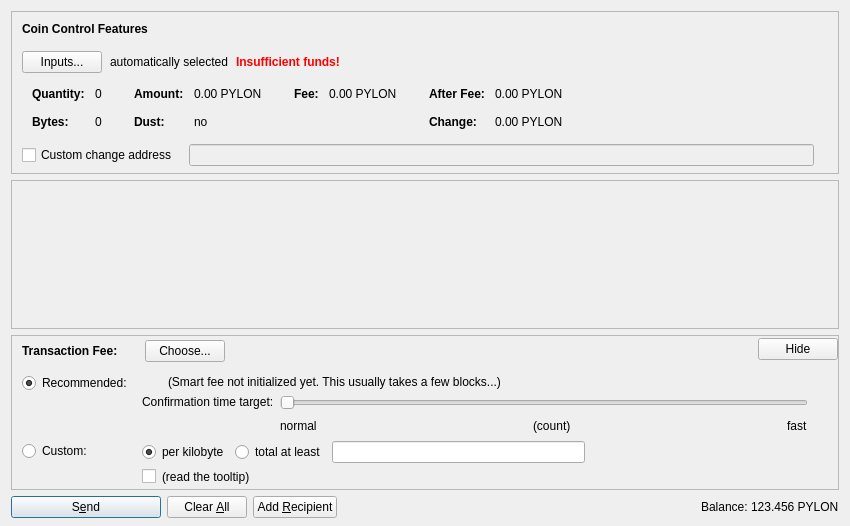
<?xml version="1.0" encoding="UTF-8"?>
<ui version="4.0">
 <class>SendCoinsDialog</class>
 <widget class="QDialog" name="SendCoinsDialog">
  <property name="geometry">
   <rect>
    <x>0</x>
    <y>0</y>
    <width>850</width>
    <height>526</height>
   </rect>
  </property>
  <property name="windowTitle">
   <string>Send Coins</string>
  </property>
  <layout class="QVBoxLayout" name="verticalLayout" stretch="0,1,0,0">
   <property name="bottomMargin">
    <number>8</number>
   </property>
   <item>
    <widget class="QFrame" name="frameCoinControl">
     <property name="sizePolicy">
      <sizepolicy hsizetype="Expanding" vsizetype="Expanding">
       <horstretch>0</horstretch>
       <verstretch>0</verstretch>
      </sizepolicy>
     </property>
     <property name="maximumSize">
      <size>
       <width>16777215</width>
       <height>16777215</height>
      </size>
     </property>
     <property name="frameShape">
      <enum>QFrame::StyledPanel</enum>
     </property>
     <property name="frameShadow">
      <enum>QFrame::Sunken</enum>
     </property>
     <layout class="QVBoxLayout" name="verticalLayoutCoinControl2">
      <property name="spacing">
       <number>0</number>
      </property>
      <property name="leftMargin">
       <number>0</number>
      </property>
      <property name="topMargin">
       <number>0</number>
      </property>
      <property name="rightMargin">
       <number>0</number>
      </property>
      <property name="bottomMargin">
       <number>6</number>
      </property>
      <item>
       <layout class="QVBoxLayout" name="verticalLayoutCoinControl" stretch="0,0,0,0,1">
        <property name="spacing">
         <number>0</number>
        </property>
        <property name="leftMargin">
         <number>10</number>
        </property>
        <property name="topMargin">
         <number>10</number>
        </property>
        <item>
         <layout class="QHBoxLayout" name="horizontalLayoutCoinControl1">
          <property name="bottomMargin">
           <number>15</number>
          </property>
          <item>
           <widget class="QLabel" name="labelCoinControlFeatures">
            <property name="sizePolicy">
             <sizepolicy hsizetype="Preferred" vsizetype="Maximum">
              <horstretch>0</horstretch>
              <verstretch>0</verstretch>
             </sizepolicy>
            </property>
            <property name="font">
             <font>
              <weight>75</weight>
              <bold>true</bold>
             </font>
            </property>
            <property name="styleSheet">
             <string notr="true">font-weight:bold;</string>
            </property>
            <property name="text">
             <string>Coin Control Features</string>
            </property>
           </widget>
          </item>
         </layout>
        </item>
        <item>
         <layout class="QHBoxLayout" name="horizontalLayoutCoinControl2" stretch="0,0,0,0">
          <property name="spacing">
           <number>8</number>
          </property>
          <property name="bottomMargin">
           <number>10</number>
          </property>
          <item>
           <widget class="QPushButton" name="pushButtonCoinControl">
            <property name="styleSheet">
             <string notr="true"/>
            </property>
            <property name="text">
             <string>Inputs...</string>
            </property>
            <property name="autoDefault">
             <bool>false</bool>
            </property>
           </widget>
          </item>
          <item>
           <widget class="QLabel" name="labelCoinControlAutomaticallySelected">
            <property name="text">
             <string>automatically selected</string>
            </property>
            <property name="margin">
             <number>5</number>
            </property>
           </widget>
          </item>
          <item>
           <widget class="QLabel" name="labelCoinControlInsuffFunds">
            <property name="font">
             <font>
              <weight>75</weight>
              <bold>true</bold>
             </font>
            </property>
            <property name="styleSheet">
             <string notr="true">color:red;font-weight:bold;</string>
            </property>
            <property name="text">
             <string>Insufficient funds!</string>
            </property>
            <property name="margin">
             <number>5</number>
            </property>
           </widget>
          </item>
          <item>
           <spacer name="horizontalSpacerCoinControl">
            <property name="orientation">
             <enum>Qt::Horizontal</enum>
            </property>
            <property name="sizeHint" stdset="0">
             <size>
              <width>40</width>
              <height>1</height>
             </size>
            </property>
           </spacer>
          </item>
         </layout>
        </item>
        <item>
         <widget class="QWidget" name="widgetCoinControl" native="true">
          <property name="sizePolicy">
           <sizepolicy hsizetype="Preferred" vsizetype="Preferred">
            <horstretch>0</horstretch>
            <verstretch>0</verstretch>
           </sizepolicy>
          </property>
          <property name="minimumSize">
           <size>
            <width>0</width>
            <height>0</height>
           </size>
          </property>
          <property name="styleSheet">
           <string notr="true"/>
          </property>
          <layout class="QHBoxLayout" name="horizontalLayoutCoinControl5">
           <property name="leftMargin">
            <number>0</number>
           </property>
           <property name="topMargin">
            <number>0</number>
           </property>
           <property name="rightMargin">
            <number>0</number>
           </property>
           <property name="bottomMargin">
            <number>0</number>
           </property>
           <item>
            <layout class="QHBoxLayout" name="horizontalLayoutCoinControl3" stretch="0,0,0,1">
             <property name="spacing">
              <number>20</number>
             </property>
             <property name="topMargin">
              <number>0</number>
             </property>
             <property name="bottomMargin">
              <number>10</number>
             </property>
             <item>
              <layout class="QFormLayout" name="formLayoutCoinControl1">
               <property name="horizontalSpacing">
                <number>10</number>
               </property>
               <property name="verticalSpacing">
                <number>14</number>
               </property>
               <property name="leftMargin">
                <number>10</number>
               </property>
               <property name="topMargin">
                <number>4</number>
               </property>
               <property name="rightMargin">
                <number>6</number>
               </property>
               <item row="0" column="0">
                <widget class="QLabel" name="labelCoinControlQuantityText">
                 <property name="font">
                  <font>
                   <weight>75</weight>
                   <bold>true</bold>
                  </font>
                 </property>
                 <property name="text">
                  <string>Quantity:</string>
                 </property>
                 <property name="margin">
                  <number>0</number>
                 </property>
                </widget>
               </item>
               <item row="0" column="1">
                <widget class="QLabel" name="labelCoinControlQuantity">
                 <property name="cursor">
                  <cursorShape>IBeamCursor</cursorShape>
                 </property>
                 <property name="contextMenuPolicy">
                  <enum>Qt::ActionsContextMenu</enum>
                 </property>
                 <property name="text">
                  <string notr="true">0</string>
                 </property>
                 <property name="margin">
                  <number>0</number>
                 </property>
                 <property name="textInteractionFlags">
                  <set>Qt::LinksAccessibleByMouse|Qt::TextSelectableByKeyboard|Qt::TextSelectableByMouse</set>
                 </property>
                </widget>
               </item>
               <item row="1" column="0">
                <widget class="QLabel" name="labelCoinControlBytesText">
                 <property name="font">
                  <font>
                   <weight>75</weight>
                   <bold>true</bold>
                  </font>
                 </property>
                 <property name="text">
                  <string>Bytes:</string>
                 </property>
                </widget>
               </item>
               <item row="1" column="1">
                <widget class="QLabel" name="labelCoinControlBytes">
                 <property name="cursor">
                  <cursorShape>IBeamCursor</cursorShape>
                 </property>
                 <property name="contextMenuPolicy">
                  <enum>Qt::ActionsContextMenu</enum>
                 </property>
                 <property name="text">
                  <string notr="true">0</string>
                 </property>
                 <property name="textInteractionFlags">
                  <set>Qt::LinksAccessibleByMouse|Qt::TextSelectableByKeyboard|Qt::TextSelectableByMouse</set>
                 </property>
                </widget>
               </item>
              </layout>
             </item>
             <item>
              <layout class="QFormLayout" name="formLayoutCoinControl2">
               <property name="horizontalSpacing">
                <number>10</number>
               </property>
               <property name="verticalSpacing">
                <number>14</number>
               </property>
               <property name="leftMargin">
                <number>6</number>
               </property>
               <property name="topMargin">
                <number>4</number>
               </property>
               <property name="rightMargin">
                <number>6</number>
               </property>
               <item row="0" column="0">
                <widget class="QLabel" name="labelCoinControlAmountText">
                 <property name="font">
                  <font>
                   <weight>75</weight>
                   <bold>true</bold>
                  </font>
                 </property>
                 <property name="text">
                  <string>Amount:</string>
                 </property>
                 <property name="margin">
                  <number>0</number>
                 </property>
                </widget>
               </item>
               <item row="0" column="1">
                <widget class="QLabel" name="labelCoinControlAmount">
                 <property name="cursor">
                  <cursorShape>IBeamCursor</cursorShape>
                 </property>
                 <property name="contextMenuPolicy">
                  <enum>Qt::ActionsContextMenu</enum>
                 </property>
                 <property name="text">
                  <string notr="true">0.00 PYLON</string>
                 </property>
                 <property name="textInteractionFlags">
                  <set>Qt::LinksAccessibleByMouse|Qt::TextSelectableByKeyboard|Qt::TextSelectableByMouse</set>
                 </property>
                </widget>
               </item>
               <item row="1" column="0">
                <widget class="QLabel" name="labelCoinControlLowOutputText">
                 <property name="font">
                  <font>
                   <weight>75</weight>
                   <bold>true</bold>
                  </font>
                 </property>
                 <property name="text">
                  <string>Dust:</string>
                 </property>
                </widget>
               </item>
               <item row="1" column="1">
                <widget class="QLabel" name="labelCoinControlLowOutput">
                 <property name="cursor">
                  <cursorShape>IBeamCursor</cursorShape>
                 </property>
                 <property name="contextMenuPolicy">
                  <enum>Qt::ActionsContextMenu</enum>
                 </property>
                 <property name="text">
                  <string notr="true">no</string>
                 </property>
                 <property name="textInteractionFlags">
                  <set>Qt::LinksAccessibleByMouse|Qt::TextSelectableByKeyboard|Qt::TextSelectableByMouse</set>
                 </property>
                </widget>
               </item>
              </layout>
             </item>
             <item>
              <layout class="QFormLayout" name="formLayoutCoinControl3">
               <property name="horizontalSpacing">
                <number>10</number>
               </property>
               <property name="verticalSpacing">
                <number>14</number>
               </property>
               <property name="leftMargin">
                <number>6</number>
               </property>
               <property name="topMargin">
                <number>4</number>
               </property>
               <property name="rightMargin">
                <number>6</number>
               </property>
               <item row="0" column="0">
                <widget class="QLabel" name="labelCoinControlFeeText">
                 <property name="font">
                  <font>
                   <weight>75</weight>
                   <bold>true</bold>
                  </font>
                 </property>
                 <property name="text">
                  <string>Fee:</string>
                 </property>
                 <property name="margin">
                  <number>0</number>
                 </property>
                </widget>
               </item>
               <item row="0" column="1">
                <widget class="QLabel" name="labelCoinControlFee">
                 <property name="cursor">
                  <cursorShape>IBeamCursor</cursorShape>
                 </property>
                 <property name="contextMenuPolicy">
                  <enum>Qt::ActionsContextMenu</enum>
                 </property>
                 <property name="text">
                  <string notr="true">0.00 PYLON</string>
                 </property>
                 <property name="textInteractionFlags">
                  <set>Qt::LinksAccessibleByMouse|Qt::TextSelectableByKeyboard|Qt::TextSelectableByMouse</set>
                 </property>
                </widget>
               </item>
              </layout>
             </item>
             <item>
              <layout class="QFormLayout" name="formLayoutCoinControl4">
               <property name="horizontalSpacing">
                <number>10</number>
               </property>
               <property name="verticalSpacing">
                <number>14</number>
               </property>
               <property name="leftMargin">
                <number>6</number>
               </property>
               <property name="topMargin">
                <number>4</number>
               </property>
               <property name="rightMargin">
                <number>6</number>
               </property>
               <item row="0" column="0">
                <widget class="QLabel" name="labelCoinControlAfterFeeText">
                 <property name="font">
                  <font>
                   <weight>75</weight>
                   <bold>true</bold>
                  </font>
                 </property>
                 <property name="text">
                  <string>After Fee:</string>
                 </property>
                 <property name="margin">
                  <number>0</number>
                 </property>
                </widget>
               </item>
               <item row="0" column="1">
                <widget class="QLabel" name="labelCoinControlAfterFee">
                 <property name="cursor">
                  <cursorShape>IBeamCursor</cursorShape>
                 </property>
                 <property name="contextMenuPolicy">
                  <enum>Qt::ActionsContextMenu</enum>
                 </property>
                 <property name="text">
                  <string notr="true">0.00 PYLON</string>
                 </property>
                 <property name="textInteractionFlags">
                  <set>Qt::LinksAccessibleByMouse|Qt::TextSelectableByKeyboard|Qt::TextSelectableByMouse</set>
                 </property>
                </widget>
               </item>
               <item row="1" column="0">
                <widget class="QLabel" name="labelCoinControlChangeText">
                 <property name="font">
                  <font>
                   <weight>75</weight>
                   <bold>true</bold>
                  </font>
                 </property>
                 <property name="text">
                  <string>Change:</string>
                 </property>
                </widget>
               </item>
               <item row="1" column="1">
                <widget class="QLabel" name="labelCoinControlChange">
                 <property name="cursor">
                  <cursorShape>IBeamCursor</cursorShape>
                 </property>
                 <property name="contextMenuPolicy">
                  <enum>Qt::ActionsContextMenu</enum>
                 </property>
                 <property name="text">
                  <string notr="true">0.00 PYLON</string>
                 </property>
                 <property name="textInteractionFlags">
                  <set>Qt::LinksAccessibleByMouse|Qt::TextSelectableByKeyboard|Qt::TextSelectableByMouse</set>
                 </property>
                </widget>
               </item>
              </layout>
             </item>
            </layout>
           </item>
          </layout>
         </widget>
        </item>
        <item>
         <layout class="QHBoxLayout" name="horizontalLayoutCoinControl4" stretch="0,0,0">
          <property name="spacing">
           <number>12</number>
          </property>
          <property name="sizeConstraint">
           <enum>QLayout::SetDefaultConstraint</enum>
          </property>
          <property name="topMargin">
           <number>5</number>
          </property>
          <property name="rightMargin">
           <number>5</number>
          </property>
          <item>
           <widget class="QCheckBox" name="checkBoxCoinControlChange">
            <property name="toolTip">
             <string>If this is activated, but the change address is empty or invalid, change will be sent to a newly generated address.</string>
            </property>
            <property name="text">
             <string>Custom change address</string>
            </property>
           </widget>
          </item>
          <item>
           <widget class="QValidatedLineEdit" name="lineEditCoinControlChange">
            <property name="enabled">
             <bool>false</bool>
            </property>
            <property name="sizePolicy">
             <sizepolicy hsizetype="Expanding" vsizetype="Fixed">
              <horstretch>0</horstretch>
              <verstretch>0</verstretch>
             </sizepolicy>
            </property>
           </widget>
          </item>
          <item>
           <widget class="QLabel" name="labelCoinControlChangeLabel">
            <property name="sizePolicy">
             <sizepolicy hsizetype="Preferred" vsizetype="Expanding">
              <horstretch>0</horstretch>
              <verstretch>0</verstretch>
             </sizepolicy>
            </property>
            <property name="minimumSize">
             <size>
              <width>0</width>
              <height>0</height>
             </size>
            </property>
            <property name="text">
             <string/>
            </property>
            <property name="margin">
             <number>3</number>
            </property>
           </widget>
          </item>
         </layout>
        </item>
        <item>
         <spacer name="verticalSpacerCoinControl">
          <property name="orientation">
           <enum>Qt::Vertical</enum>
          </property>
          <property name="sizeHint" stdset="0">
           <size>
            <width>800</width>
            <height>1</height>
           </size>
          </property>
         </spacer>
        </item>
       </layout>
      </item>
     </layout>
    </widget>
   </item>
   <item>
    <widget class="QScrollArea" name="scrollArea">
     <property name="widgetResizable">
      <bool>true</bool>
     </property>
     <widget class="QWidget" name="scrollAreaWidgetContents">
      <property name="geometry">
       <rect>
        <x>0</x>
        <y>0</y>
        <width>830</width>
        <height>104</height>
       </rect>
      </property>
      <layout class="QVBoxLayout" name="verticalLayout_2" stretch="0,1">
       <property name="leftMargin">
        <number>0</number>
       </property>
       <property name="topMargin">
        <number>0</number>
       </property>
       <property name="rightMargin">
        <number>0</number>
       </property>
       <property name="bottomMargin">
        <number>0</number>
       </property>
       <item>
        <layout class="QVBoxLayout" name="entries">
         <property name="spacing">
          <number>6</number>
         </property>
        </layout>
       </item>
       <item>
        <spacer name="verticalSpacer">
         <property name="orientation">
          <enum>Qt::Vertical</enum>
         </property>
         <property name="sizeHint" stdset="0">
          <size>
           <width>20</width>
           <height>40</height>
          </size>
         </property>
        </spacer>
       </item>
      </layout>
     </widget>
    </widget>
   </item>
   <item>
    <widget class="QFrame" name="frameFee">
     <property name="sizePolicy">
      <sizepolicy hsizetype="Expanding" vsizetype="Expanding">
       <horstretch>0</horstretch>
       <verstretch>0</verstretch>
      </sizepolicy>
     </property>
     <property name="maximumSize">
      <size>
       <width>16777215</width>
       <height>16777215</height>
      </size>
     </property>
     <property name="frameShape">
      <enum>QFrame::StyledPanel</enum>
     </property>
     <property name="frameShadow">
      <enum>QFrame::Sunken</enum>
     </property>
     <layout class="QVBoxLayout" name="verticalLayoutFee1">
      <property name="spacing">
       <number>0</number>
      </property>
      <property name="leftMargin">
       <number>0</number>
      </property>
      <property name="topMargin">
       <number>0</number>
      </property>
      <property name="rightMargin">
       <number>0</number>
      </property>
      <property name="bottomMargin">
       <number>0</number>
      </property>
      <item>
       <layout class="QVBoxLayout" name="verticalLayoutFee2" stretch="0,0,0">
        <property name="spacing">
         <number>0</number>
        </property>
        <property name="leftMargin">
         <number>10</number>
        </property>
        <property name="topMargin">
         <number>0</number>
        </property>
        <item>
         <layout class="QHBoxLayout" name="horizontalLayoutFee1">
          <property name="bottomMargin">
           <number>0</number>
          </property>
          <item>
           <layout class="QVBoxLayout" name="verticalLayoutFee7">
            <property name="spacing">
             <number>0</number>
            </property>
            <item>
             <spacer name="verticalSpacerSmartFee">
              <property name="orientation">
               <enum>Qt::Vertical</enum>
              </property>
              <property name="sizeType">
               <enum>QSizePolicy::Fixed</enum>
              </property>
              <property name="sizeHint" stdset="0">
               <size>
                <width>1</width>
                <height>4</height>
               </size>
              </property>
             </spacer>
            </item>
            <item>
             <layout class="QHBoxLayout" name="horizontalLayoutSmartFee">
              <property name="spacing">
               <number>10</number>
              </property>
              <item>
               <widget class="QLabel" name="labelFeeHeadline">
                <property name="sizePolicy">
                 <sizepolicy hsizetype="Preferred" vsizetype="Maximum">
                  <horstretch>0</horstretch>
                  <verstretch>0</verstretch>
                 </sizepolicy>
                </property>
                <property name="font">
                 <font>
                  <weight>75</weight>
                  <bold>true</bold>
                 </font>
                </property>
                <property name="styleSheet">
                 <string notr="true">font-weight:bold;</string>
                </property>
                <property name="text">
                 <string>Transaction Fee:</string>
                </property>
               </widget>
              </item>
              <item>
               <widget class="QLabel" name="labelFeeMinimized">
                <property name="text">
                 <string/>
                </property>
               </widget>
              </item>
              <item>
               <widget class="QPushButton" name="buttonChooseFee">
                <property name="text">
                 <string>Choose...</string>
                </property>
               </widget>
              </item>
             </layout>
            </item>
            <item>
             <spacer name="verticalSpacer_5">
              <property name="orientation">
               <enum>Qt::Vertical</enum>
              </property>
              <property name="sizeHint" stdset="0">
               <size>
                <width>1</width>
                <height>1</height>
               </size>
              </property>
             </spacer>
            </item>
           </layout>
          </item>
          <item>
           <spacer name="horizontalSpacer_4">
            <property name="orientation">
             <enum>Qt::Horizontal</enum>
            </property>
            <property name="sizeHint" stdset="0">
             <size>
              <width>40</width>
              <height>20</height>
             </size>
            </property>
           </spacer>
          </item>
          <item>
           <widget class="QPushButton" name="buttonMinimizeFee">
            <property name="toolTip">
             <string>collapse fee-settings</string>
            </property>
            <property name="text">
             <string>Hide</string>
            </property>
           </widget>
          </item>
         </layout>
        </item>
        <item>
         <widget class="QFrame" name="frameFeeSelection">
          <layout class="QVBoxLayout" name="verticalLayoutFee12">
           <property name="spacing">
            <number>0</number>
           </property>
           <property name="leftMargin">
            <number>0</number>
           </property>
           <property name="topMargin">
            <number>0</number>
           </property>
           <property name="rightMargin">
            <number>0</number>
           </property>
           <property name="bottomMargin">
            <number>0</number>
           </property>
           <item>
            <layout class="QGridLayout" name="gridLayoutFee">
             <property name="topMargin">
              <number>10</number>
             </property>
             <property name="bottomMargin">
              <number>4</number>
             </property>
             <property name="horizontalSpacing">
              <number>10</number>
             </property>
             <property name="verticalSpacing">
              <number>4</number>
             </property>
             <item row="1" column="1">
              <layout class="QVBoxLayout" name="verticalLayoutFee8">
               <property name="spacing">
                <number>6</number>
               </property>
               <item>
                <layout class="QHBoxLayout" name="horizontalLayoutFee13">
                 <item>
                  <widget class="QRadioButton" name="radioCustomPerKilobyte">
                   <property name="toolTip">
                    <string>If the custom fee is set to 1000 satoshis and the transaction is only 250 bytes, then &quot;per kilobyte&quot; only pays 250 satoshis in fee, while &quot;total at least&quot; pays 1000 satoshis. For transactions bigger than a kilobyte both pay by kilobyte.</string>
                   </property>
                   <property name="text">
                    <string>per kilobyte</string>
                   </property>
                   <property name="checked">
                    <bool>true</bool>
                   </property>
                   <attribute name="buttonGroup">
                    <string notr="true">groupCustomFee</string>
                   </attribute>
                  </widget>
                 </item>
                 <item>
                  <widget class="QRadioButton" name="radioCustomAtLeast">
                   <property name="toolTip">
                    <string>If the custom fee is set to 1000 satoshis and the transaction is only 250 bytes, then &quot;per kilobyte&quot; only pays 250 satoshis in fee, while &quot;total at least&quot; pays 1000 satoshis. For transactions bigger than a kilobyte both pay by kilobyte.</string>
                   </property>
                   <property name="text">
                    <string>total at least</string>
                   </property>
                   <attribute name="buttonGroup">
                    <string notr="true">groupCustomFee</string>
                   </attribute>
                  </widget>
                 </item>
                 <item>
                  <widget class="BitcoinAmountField" name="customFee"/>
                 </item>
                 <item>
                  <spacer name="horizontalSpacer_6">
                   <property name="orientation">
                    <enum>Qt::Horizontal</enum>
                   </property>
                   <property name="sizeHint" stdset="0">
                    <size>
                     <width>1</width>
                     <height>1</height>
                    </size>
                   </property>
                  </spacer>
                 </item>
                </layout>
               </item>
               <item>
                <layout class="QHBoxLayout" name="horizontalLayoutFee8">
                 <item>
                  <widget class="QCheckBox" name="checkBoxMinimumFee">
                   <property name="toolTip">
                    <string>Paying only the minimum fee is just fine as long as there is less transaction volume than space in the blocks. But be aware that this can end up in a never confirming transaction once there is more demand for pyloncoin transactions than the network can process.</string>
                   </property>
                   <property name="text">
                    <string/>
                   </property>
                  </widget>
                 </item>
                 <item>
                  <widget class="QLabel" name="labelMinFeeWarning">
                   <property name="enabled">
                    <bool>true</bool>
                   </property>
                   <property name="toolTip">
                    <string>Paying only the minimum fee is just fine as long as there is less transaction volume than space in the blocks. But be aware that this can end up in a never confirming transaction once there is more demand for pyloncoin transactions than the network can process.</string>
                   </property>
                   <property name="text">
                    <string>(read the tooltip)</string>
                   </property>
                   <property name="margin">
                    <number>5</number>
                   </property>
                  </widget>
                 </item>
                 <item>
                  <spacer name="horizontalSpacer_2">
                   <property name="orientation">
                    <enum>Qt::Horizontal</enum>
                   </property>
                   <property name="sizeHint" stdset="0">
                    <size>
                     <width>1</width>
                     <height>1</height>
                    </size>
                   </property>
                  </spacer>
                 </item>
                </layout>
               </item>
              </layout>
             </item>
             <item row="0" column="0">
              <layout class="QVBoxLayout" name="verticalLayoutFee4" stretch="0,1">
               <item>
                <widget class="QRadioButton" name="radioSmartFee">
                 <property name="text">
                  <string>Recommended:</string>
                 </property>
                 <property name="checked">
                  <bool>true</bool>
                 </property>
                 <attribute name="buttonGroup">
                  <string notr="true">groupFee</string>
                 </attribute>
                </widget>
               </item>
               <item>
                <spacer name="verticalSpacer_2">
                 <property name="orientation">
                  <enum>Qt::Vertical</enum>
                 </property>
                 <property name="sizeHint" stdset="0">
                  <size>
                   <width>1</width>
                   <height>1</height>
                  </size>
                 </property>
                </spacer>
               </item>
              </layout>
             </item>
             <item row="1" column="0">
              <layout class="QVBoxLayout" name="verticalLayoutFee9" stretch="0,1">
               <item>
                <widget class="QRadioButton" name="radioCustomFee">
                 <property name="text">
                  <string>Custom:</string>
                 </property>
                 <attribute name="buttonGroup">
                  <string notr="true">groupFee</string>
                 </attribute>
                </widget>
               </item>
               <item>
                <spacer name="verticalSpacer_6">
                 <property name="orientation">
                  <enum>Qt::Vertical</enum>
                 </property>
                 <property name="sizeHint" stdset="0">
                  <size>
                   <width>1</width>
                   <height>1</height>
                  </size>
                 </property>
                </spacer>
               </item>
              </layout>
             </item>
             <item row="0" column="1">
              <layout class="QVBoxLayout" name="verticalLayoutFee3" stretch="0,0,1">
               <property name="spacing">
                <number>6</number>
               </property>
               <property name="topMargin">
                <number>2</number>
               </property>
               <item>
                <layout class="QHBoxLayout" name="horizontalLayoutFee12">
                 <item>
                  <widget class="QLabel" name="labelSmartFee">
                   <property name="text">
                    <string/>
                   </property>
                   <property name="margin">
                    <number>2</number>
                   </property>
                  </widget>
                 </item>
                 <item>
                  <widget class="QLabel" name="labelFeeEstimation">
                   <property name="text">
                    <string/>
                   </property>
                  </widget>
                 </item>
                 <item>
                  <widget class="QLabel" name="labelSmartFee2">
                   <property name="text">
                    <string>(Smart fee not initialized yet. This usually takes a few blocks...)</string>
                   </property>
                   <property name="margin">
                    <number>2</number>
                   </property>
                  </widget>
                 </item>
                 <item>
                  <spacer name="horizontalSpacer_5">
                   <property name="orientation">
                    <enum>Qt::Horizontal</enum>
                   </property>
                   <property name="sizeHint" stdset="0">
                    <size>
                     <width>1</width>
                     <height>1</height>
                    </size>
                   </property>
                  </spacer>
                 </item>
                </layout>
               </item>
               <item>
                <layout class="QHBoxLayout" name="horizontalLayoutFee9">
                 <item>
                  <layout class="QVBoxLayout" name="verticalLayoutFee6">
                   <item>
                    <widget class="QLabel" name="labelSmartFee3">
                     <property name="text">
                      <string>Confirmation time target:</string>
                     </property>
                     <property name="margin">
                      <number>2</number>
                     </property>
                    </widget>
                   </item>
                   <item>
                    <spacer name="verticalSpacer_3">
                     <property name="orientation">
                      <enum>Qt::Vertical</enum>
                     </property>
                     <property name="sizeHint" stdset="0">
                      <size>
                       <width>1</width>
                       <height>1</height>
                      </size>
                     </property>
                    </spacer>
                   </item>
                  </layout>
                 </item>
                 <item>
                  <layout class="QVBoxLayout" name="verticalLayoutFee5">
                   <property name="rightMargin">
                    <number>30</number>
                   </property>
                   <item>
                    <widget class="QSlider" name="sliderSmartFee">
                     <property name="minimum">
                      <number>0</number>
                     </property>
                     <property name="maximum">
                      <number>23</number>
                     </property>
                     <property name="pageStep">
                      <number>1</number>
                     </property>
                     <property name="value">
                      <number>0</number>
                     </property>
                     <property name="orientation">
                      <enum>Qt::Horizontal</enum>
                     </property>
                     <property name="invertedAppearance">
                      <bool>false</bool>
                     </property>
                     <property name="invertedControls">
                      <bool>false</bool>
                     </property>
                     <property name="tickPosition">
                      <enum>QSlider::NoTicks</enum>
                     </property>
                    </widget>
                   </item>
                   <item>
                    <layout class="QHBoxLayout" name="horizontalLayoutFee10">
                     <item>
                      <widget class="QLabel" name="labelSmartFeeNormal">
                       <property name="text">
                        <string>normal</string>
                       </property>
                      </widget>
                     </item>
                     <item>
                      <spacer name="horizontalSpacer_7">
                       <property name="orientation">
                        <enum>Qt::Horizontal</enum>
                       </property>
                       <property name="sizeHint" stdset="0">
                        <size>
                         <width>40</width>
                         <height>20</height>
                        </size>
                       </property>
                      </spacer>
                     </item>
                     <item>
                      <widget class="QLabel" name="confirmationTargetLabel">
                       <property name="text">
                        <string notr="true">(count)</string>
                       </property>
                      </widget>
                     </item>
                     <item>
                      <spacer name="horizontalSpacer_3">
                       <property name="orientation">
                        <enum>Qt::Horizontal</enum>
                       </property>
                       <property name="sizeHint" stdset="0">
                        <size>
                         <width>40</width>
                         <height>20</height>
                        </size>
                       </property>
                      </spacer>
                     </item>
                     <item>
                      <widget class="QLabel" name="labelSmartFeeFast">
                       <property name="text">
                        <string>fast</string>
                       </property>
                      </widget>
                     </item>
                    </layout>
                   </item>
                  </layout>
                 </item>
                </layout>
               </item>
               <item>
                <spacer name="verticalSpacer_4">
                 <property name="orientation">
                  <enum>Qt::Vertical</enum>
                 </property>
                 <property name="sizeHint" stdset="0">
                  <size>
                   <width>1</width>
                   <height>1</height>
                  </size>
                 </property>
                </spacer>
               </item>
              </layout>
             </item>
            </layout>
           </item>
          </layout>
         </widget>
        </item>
        <item>
         <spacer name="verticalSpacerFee">
          <property name="orientation">
           <enum>Qt::Vertical</enum>
          </property>
          <property name="sizeHint" stdset="0">
           <size>
            <width>800</width>
            <height>1</height>
           </size>
          </property>
         </spacer>
        </item>
       </layout>
      </item>
     </layout>
    </widget>
   </item>
   <item>
    <layout class="QHBoxLayout" name="horizontalLayout">
     <item>
      <widget class="QPushButton" name="sendButton">
       <property name="minimumSize">
        <size>
         <width>150</width>
         <height>0</height>
        </size>
       </property>
       <property name="toolTip">
        <string>Confirm the send action</string>
       </property>
       <property name="text">
        <string>S&amp;end</string>
       </property>
       <property name="icon">
        <iconset resource="../bitcoin.qrc">
         <normaloff>:/icons/send</normaloff>:/icons/send</iconset>
       </property>
       <property name="autoDefault">
        <bool>false</bool>
       </property>
       <property name="default">
        <bool>true</bool>
       </property>
      </widget>
     </item>
     <item>
      <widget class="QPushButton" name="clearButton">
       <property name="sizePolicy">
        <sizepolicy hsizetype="Minimum" vsizetype="Fixed">
         <horstretch>0</horstretch>
         <verstretch>0</verstretch>
        </sizepolicy>
       </property>
       <property name="toolTip">
        <string>Clear all fields of the form.</string>
       </property>
       <property name="text">
        <string>Clear &amp;All</string>
       </property>
       <property name="icon">
        <iconset resource="../bitcoin.qrc">
         <normaloff>:/icons/remove</normaloff>:/icons/remove</iconset>
       </property>
       <property name="autoDefault">
        <bool>false</bool>
       </property>
      </widget>
     </item>
     <item>
      <widget class="QPushButton" name="addButton">
       <property name="toolTip">
        <string>Send to multiple recipients at once</string>
       </property>
       <property name="text">
        <string>Add &amp;Recipient</string>
       </property>
       <property name="icon">
        <iconset resource="../bitcoin.qrc">
         <normaloff>:/icons/add</normaloff>:/icons/add</iconset>
       </property>
       <property name="autoDefault">
        <bool>false</bool>
       </property>
      </widget>
     </item>
     <item>
      <spacer name="horizontalSpacer">
       <property name="orientation">
        <enum>Qt::Horizontal</enum>
       </property>
       <property name="sizeHint" stdset="0">
        <size>
         <width>40</width>
         <height>20</height>
        </size>
       </property>
      </spacer>
     </item>
     <item>
      <layout class="QHBoxLayout" name="horizontalLayout_2">
       <property name="spacing">
        <number>3</number>
       </property>
       <item>
        <widget class="QLabel" name="label">
         <property name="sizePolicy">
          <sizepolicy hsizetype="Preferred" vsizetype="Fixed">
           <horstretch>0</horstretch>
           <verstretch>0</verstretch>
          </sizepolicy>
         </property>
         <property name="text">
          <string>Balance:</string>
         </property>
        </widget>
       </item>
       <item>
        <widget class="QLabel" name="labelBalance">
         <property name="sizePolicy">
          <sizepolicy hsizetype="Preferred" vsizetype="Fixed">
           <horstretch>0</horstretch>
           <verstretch>0</verstretch>
          </sizepolicy>
         </property>
         <property name="cursor">
          <cursorShape>IBeamCursor</cursorShape>
         </property>
         <property name="text">
          <string notr="true">123.456 PYLON</string>
         </property>
         <property name="textInteractionFlags">
          <set>Qt::LinksAccessibleByMouse|Qt::TextSelectableByKeyboard|Qt::TextSelectableByMouse</set>
         </property>
        </widget>
       </item>
      </layout>
     </item>
    </layout>
   </item>
  </layout>
 </widget>
 <customwidgets>
  <customwidget>
   <class>QValidatedLineEdit</class>
   <extends>QLineEdit</extends>
   <header>qvalidatedlineedit.h</header>
  </customwidget>
  <customwidget>
   <class>BitcoinAmountField</class>
   <extends>QLineEdit</extends>
   <header>bitcoinamountfield.h</header>
   <container>1</container>
  </customwidget>
 </customwidgets>
 <resources>
  <include location="../bitcoin.qrc"/>
 </resources>
 <connections/>
 <buttongroups>
  <buttongroup name="groupFee"/>
  <buttongroup name="groupCustomFee"/>
 </buttongroups>
</ui>
